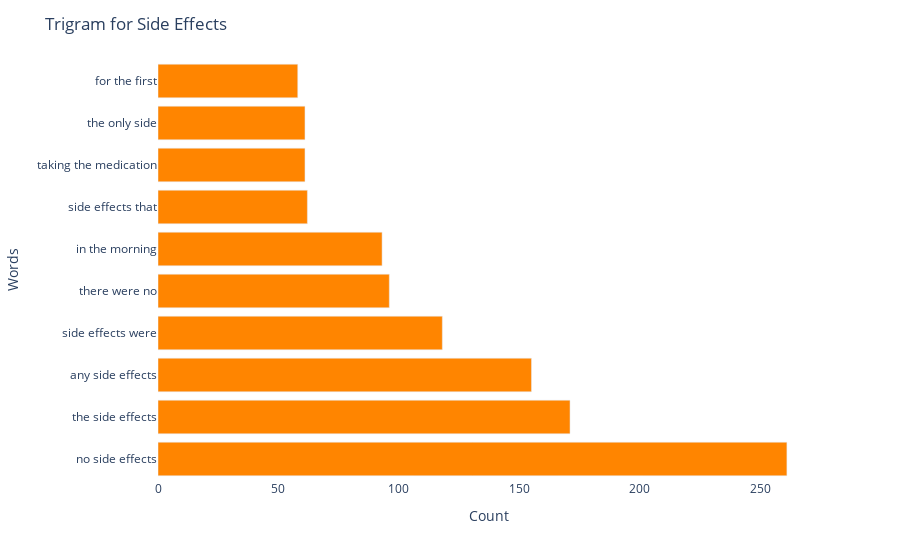

Notebook source saved alongside this figure:
### Code cell
plt.figure(figsize = (16,9))
most_common_uni = get_top_text_ngrams(data.sideEffectsReview,10,3)
most_common_uni = dict(most_common_uni)
fig = px.bar(x = list(most_common_uni.values()), y = list(most_common_uni.keys()), labels=dict(x="Count", y="Words"))
fig.update_traces(marker_color='#FF8500')
fig.update_layout(title_text='Trigram for Side Effects', paper_bgcolor = 'white', plot_bgcolor = 'white')
fig.show()

### Figure 1 — Plotly figure (JSON) as saved in the notebook; plotly's stock layout.template omitted (floating-point values rounded to 4 significant figures)
{"data": [{"alignmentgroup": "True", "hovertemplate": "Count=%{x}<br>Words=%{y}<extra></extra>", "legendgroup": "", "marker": {"color": "#FF8500"}, "name": "", "offsetgroup": "", "orientation": "h", "showlegend": false, "textposition": "auto", "type": "bar", "x": [261, 171, 155, 118, 96, 93, 62, 61, 61, 58], "xaxis": "x", "y": ["no side effects", "the side effects", "any side effects", "side effects were", "there were no", "in the morning", "side effects that", "taking the medication", "the only side", "for the first"], "yaxis": "y"}], "layout": {"barmode": "relative", "legend": {"tracegroupgap": 0}, "margin": {"t": 60}, "paper_bgcolor": "white", "plot_bgcolor": "white", "title": {"text": "Trigram for Side Effects"}, "xaxis": {"anchor": "y", "domain": [0, 1], "title": {"text": "Count"}}, "yaxis": {"anchor": "x", "domain": [0, 1], "title": {"text": "Words"}}}}
